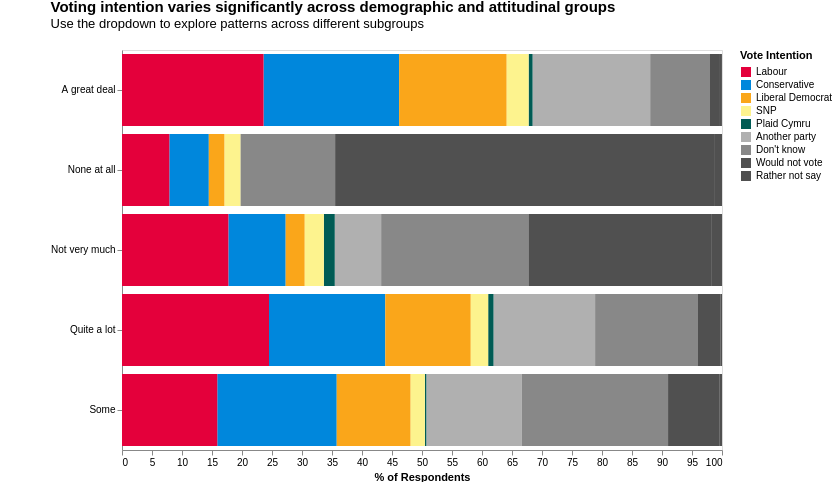

Notebook code for this chart:
### Code cell
# Define dropdown selector
subgroup_select = alt.binding_select(
    options=subgroup_cols,
    labels=[
        'EU Referendum',
        'Political Interest',
        'Age Band',
        'Region',
        'Income'
    ],
    name='Explore by: '
)
subgroup_filter = alt.selection_point(
    fields=['subgroup'],
    bind=subgroup_select,
    value='political_interest'
)

# Build chart
subgroup_bar = alt.Chart(subgroup_dis).mark_bar().encode(
    x=alt.X(
        'pct:Q',
        axis=alt.Axis(title='% of Respondents', grid=False),
        scale=alt.Scale(domain=[0,100])),
    y=alt.Y(
        'subgroup_value:N',
        axis=alt.Axis(title='', grid=False)),
    color=alt.Color(
        'vote_intention:N',
        scale=alt.Scale(
            domain=list(party_colours.keys()),
            range=list(party_colours.values())),
        legend=alt.Legend(title='Vote Intention', values=list(party_colours.keys()))),
    tooltip=[
        alt.Tooltip('subgroup_value:N', title='Group'),
        alt.Tooltip('vote_intention:N', title='Party'),
        alt.Tooltip('count:Q', title='Respondents'),
        alt.Tooltip('pct:Q', title='Share (%)', format='.2f')
    ]
).properties(
    title=alt.TitleParams(
        text='Voting intention varies significantly across demographic and attitudinal groups',
        subtitle=['Use the dropdown to explore patterns across different subgroups',''],
        fontSize=15,
        fontWeight='bold',
        subtitleFontSize=13,
        anchor='start'
    ),
    width=600,
    height=400,
    padding={'left': 50}
).add_params(subgroup_filter).transform_filter(subgroup_filter)

subgroup_bar

### Figure 1 — Vega-Lite specification as saved in the notebook (floating-point values rounded to 4 significant figures; data arrays with more than 128 entries replaced by an {"elided": "..."} marker saying what was removed)
{"$schema": "https://vega.github.io/schema/vega-lite/v5.8.0.json", "config": {"view": {"continuousHeight": 300, "continuousWidth": 300}}, "data": {"name": "data-bc8d3fb2b05fef40a7dc01798298405c"}, "datasets": {"data-bc8d3fb2b05fef40a7dc01798298405c": {"elided": "295 records"}}, "encoding": {"color": {"field": "vote_intention", "legend": {"title": "Vote Intention", "values": ["Labour", "Conservative", "Liberal Democrat", "SNP", "Plaid Cymru", "Another party", "Don't know", "Would not vote", "Rather not say"]}, "scale": {"domain": ["Labour", "Conservative", "Liberal Democrat", "SNP", "Plaid Cymru", "Another party", "Don't know", "Would not vote", "Rather not say"], "range": ["#E4003B", "#0087DC", "#FAA61A", "#FDF38E", "#005B54", "#B0B0B0", "#888888", "#505050", "#505050"]}, "type": "nominal"}, "tooltip": [{"field": "subgroup_value", "title": "Group", "type": "nominal"}, {"field": "vote_intention", "title": "Party", "type": "nominal"}, {"field": "count", "title": "Respondents", "type": "quantitative"}, {"field": "pct", "format": ".2f", "title": "Share (%)", "type": "quantitative"}], "x": {"axis": {"grid": false, "title": "% of Respondents"}, "field": "pct", "scale": {"domain": [0, 100]}, "type": "quantitative"}, "y": {"axis": {"grid": false, "title": ""}, "field": "subgroup_value", "type": "nominal"}}, "height": 400, "mark": {"type": "bar"}, "padding": {"left": 50}, "params": [{"bind": {"input": "select", "labels": ["EU Referendum", "Political Interest", "Age Band", "Region", "Income"], "name": "Explore by: ", "options": ["eu_referendum", "political_interest", "age_band", "region", "income"]}, "name": "param_1", "select": {"fields": ["subgroup"], "type": "point"}, "value": "political_interest"}], "title": {"anchor": "start", "fontSize": 15, "fontWeight": "bold", "subtitle": ["Use the dropdown to explore patterns across different subgroups", ""], "subtitleFontSize": 13, "text": "Voting intention varies significantly across demographic and attitudinal groups"}, "transform": [{"filter": {"param": "param_1"}}], "width": 600}
